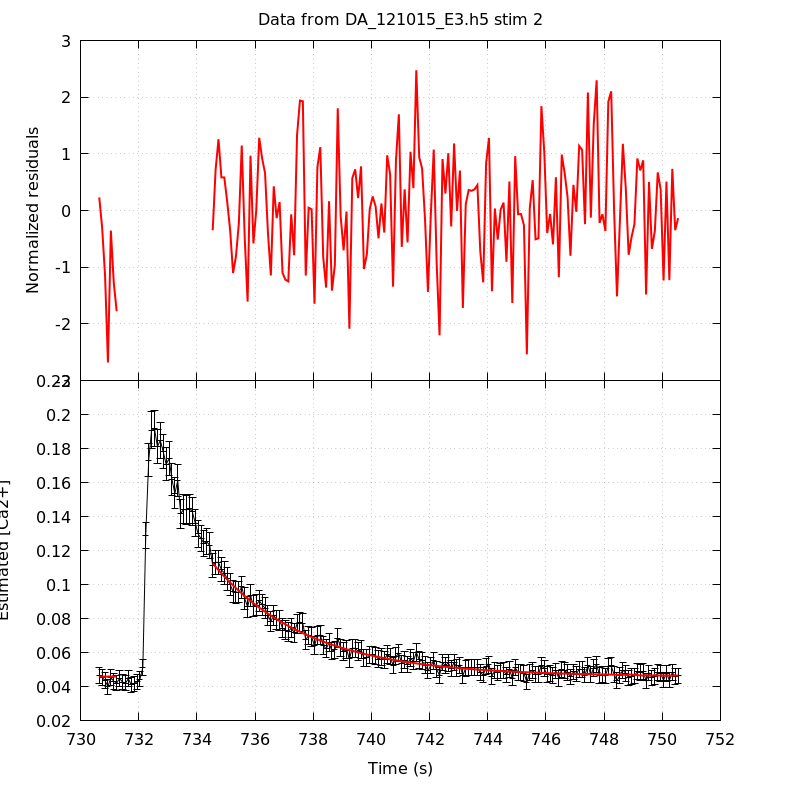

Write gnuplot code to recreate this figure.
unset key
set grid
set multiplot title 'Data from DA_121015_E3.h5 stim 2' noenhanced layout 2,1 margins 0.1,0.9,0.1,0.95 spacing 0,0
set ylabel 'Normalized residuals'
set xtics format ''
plot 'DA_121015_E3_aba_RatioFit_s2' using 1:4 with lines linecolor rgb 'red' linewidth 2
set format x '%g'
set xlabel 'Time (s)'
set ylabel 'Estimated [Ca2+]'
plot 'DA_121015_E3_aba_CaRatio_s2' using 1:2:($3*1.96) with yerrorlines \
     linecolor rgb 'black' linewidth 1,                \
     'DA_121015_E3_aba_RatioFit_s2' using 1:3 with lines linecolor rgb 'red'\
     linewidth 2
unset multiplot
